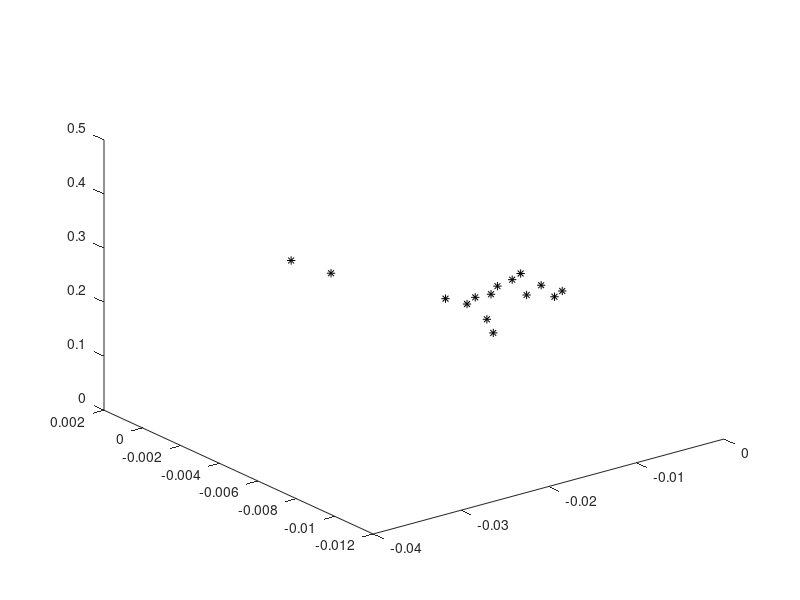

Here is the MATLAB script that generated this plot:
test = [58.5903 99.9279 469.1536
57.6351 99.7155 437.8361
55.9645 99.8218 406.9535
55.1670 98.8996 377.0398
56.0423 98.1967 346.8361
55.6264 97.1417 316.0824
54.6121 96.0783 284.2314
51.9824 93.4015 254.1416
50.2385 91.2164 223.5643
46.3980 89.3781 193.3162
42.1798 88.4226 162.8746
37.4351 87.5814 134.8011
31.0187 86.2981 104.4490
24.0356 88.4707 75.1650
22.1921 89.5746 65.1800
];

test = (test-test(1,:))*1e-3*rotz(6);
test(:,3) = -test(:,3);

plot3(test(:,1),test(:,2),test(:,3),'k*')